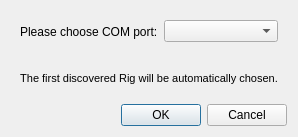
<?xml version="1.0" encoding="UTF-8"?>
<ui version="4.0">
 <class>Dialog</class>
 <widget class="QDialog" name="Dialog">
  <property name="geometry">
   <rect>
    <x>0</x>
    <y>0</y>
    <width>298</width>
    <height>137</height>
   </rect>
  </property>
  <property name="windowTitle">
   <string>Choose COM Port</string>
  </property>
  <layout class="QVBoxLayout" name="verticalLayout">
   <item>
    <widget class="QFrame" name="frame">
     <property name="frameShape">
      <enum>QFrame::NoFrame</enum>
     </property>
     <property name="frameShadow">
      <enum>QFrame::Raised</enum>
     </property>
     <layout class="QHBoxLayout" name="horizontalLayout">
      <item>
       <widget class="QLabel" name="label">
        <property name="text">
         <string>Please choose COM port:</string>
        </property>
       </widget>
      </item>
      <item>
       <widget class="QComboBox" name="comboBox"/>
      </item>
     </layout>
    </widget>
   </item>
   <item>
    <widget class="QFrame" name="frame_2">
     <property name="frameShape">
      <enum>QFrame::NoFrame</enum>
     </property>
     <property name="frameShadow">
      <enum>QFrame::Raised</enum>
     </property>
     <layout class="QHBoxLayout" name="horizontalLayout_2">
      <property name="leftMargin">
       <number>1</number>
      </property>
      <property name="topMargin">
       <number>1</number>
      </property>
      <property name="rightMargin">
       <number>1</number>
      </property>
      <property name="bottomMargin">
       <number>1</number>
      </property>
      <item>
       <widget class="QLabel" name="label_2">
        <property name="font">
         <font>
          <pointsize>8</pointsize>
         </font>
        </property>
        <property name="text">
         <string>The first discovered Rig will be automatically chosen.</string>
        </property>
        <property name="alignment">
         <set>Qt::AlignCenter</set>
        </property>
       </widget>
      </item>
     </layout>
    </widget>
   </item>
   <item>
    <widget class="QDialogButtonBox" name="buttonBox">
     <property name="orientation">
      <enum>Qt::Horizontal</enum>
     </property>
     <property name="standardButtons">
      <set>QDialogButtonBox::Cancel|QDialogButtonBox::Ok</set>
     </property>
    </widget>
   </item>
  </layout>
 </widget>
 <resources/>
 <connections>
  <connection>
   <sender>buttonBox</sender>
   <signal>accepted()</signal>
   <receiver>Dialog</receiver>
   <slot>accept()</slot>
   <hints>
    <hint type="sourcelabel">
     <x>248</x>
     <y>254</y>
    </hint>
    <hint type="destinationlabel">
     <x>157</x>
     <y>274</y>
    </hint>
   </hints>
  </connection>
  <connection>
   <sender>buttonBox</sender>
   <signal>rejected()</signal>
   <receiver>Dialog</receiver>
   <slot>reject()</slot>
   <hints>
    <hint type="sourcelabel">
     <x>316</x>
     <y>260</y>
    </hint>
    <hint type="destinationlabel">
     <x>286</x>
     <y>274</y>
    </hint>
   </hints>
  </connection>
 </connections>
</ui>
